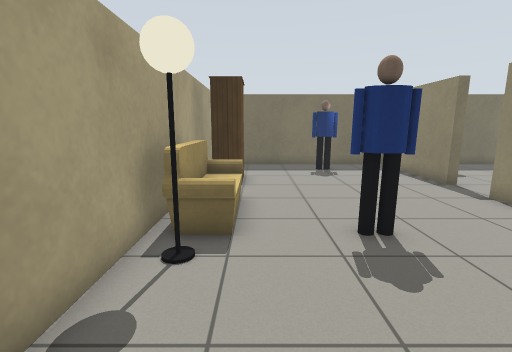
[1] (above)

16 first-person views from a walk through a Gazebo world. The camera is 1.1 m above the floor, tilts 10° down and sees 85° across. The floor is counted in squares, 0.5 m on a side. Each view is taken from the middle of a square. On the plan, view 1 faces up. The plan holds only what a view shows up to about 17 squares ahead; the rest is blank. Simple patterns stand in for the simulator's built-in surfaces. Some stock models are drawn as simple stand-ins.

[2]
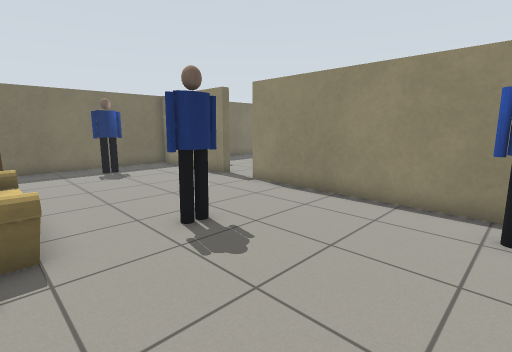

[3]
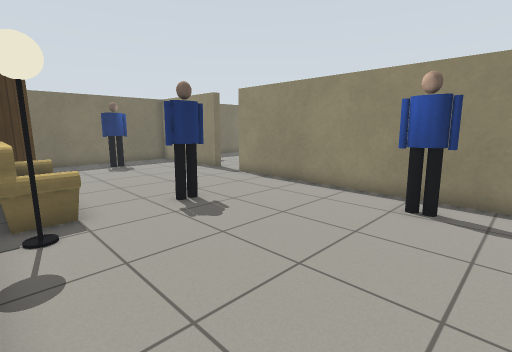

[4]
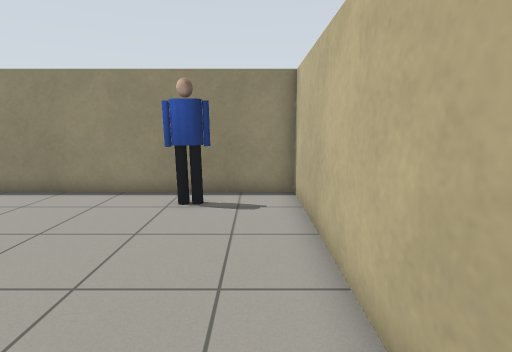

[5]
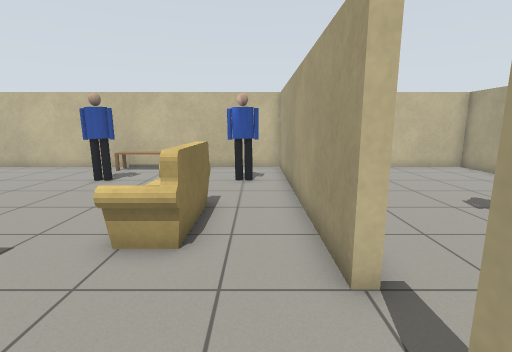

[6]
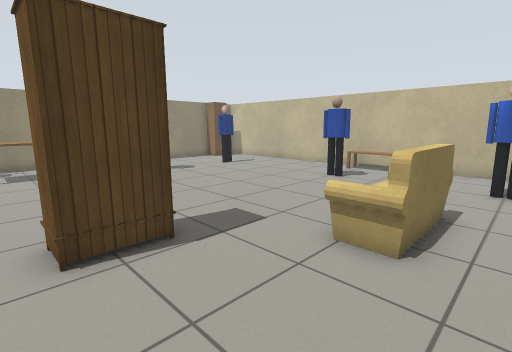

[7]
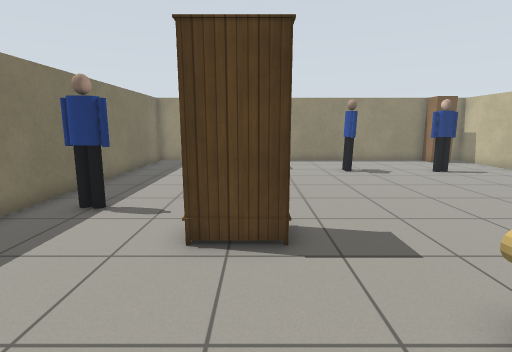

[8]
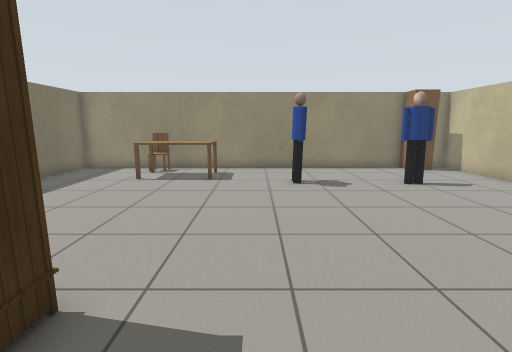

[9]
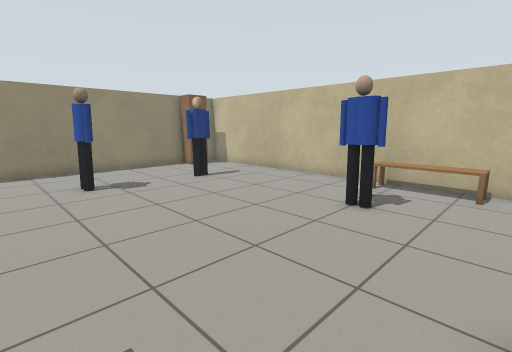

[10]
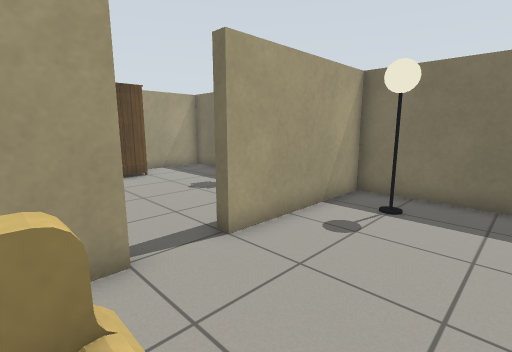

[11]
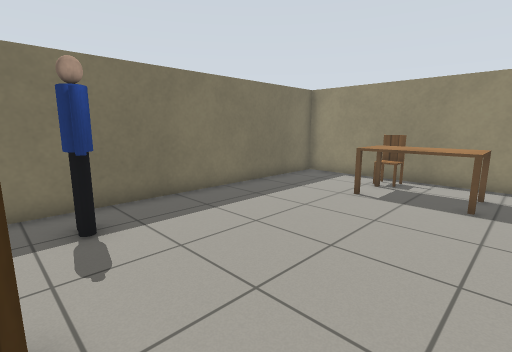

[12]
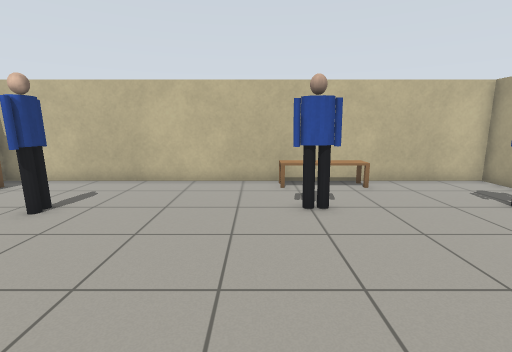

[13]
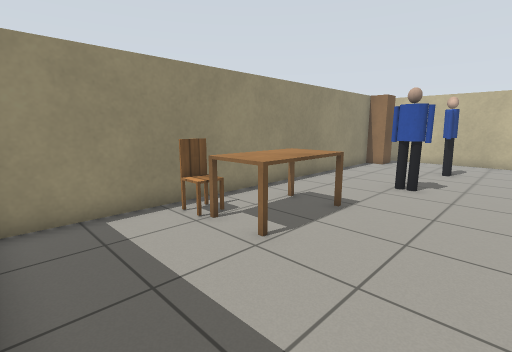

[14]
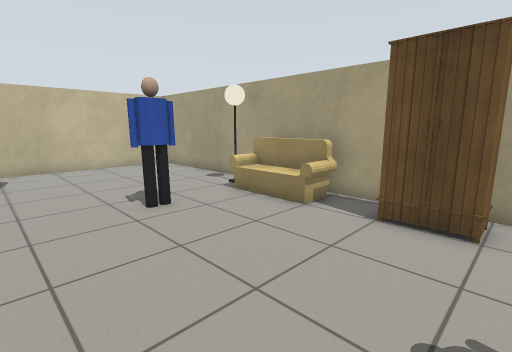

[15]
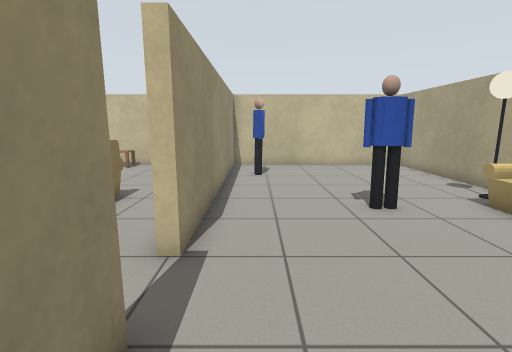

[16]
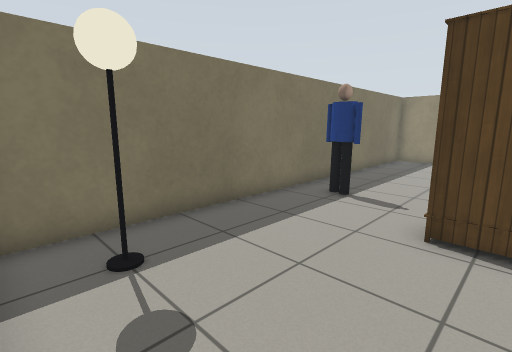

### Floor plan
Points are (right, up) in squares from view 1. A wall is a line through its corners. A room is listed if a view was taken in it or the views show most of it. See-through windows are left out.
Room 1 (views 1, 2, 3, 4, 14, 15)
walls: (-2.3, 5.6) (-2.3, -3.3) (7.3, -3.3) (7.3, 8.5); (7.7, 10.5) (7.3, 10.5) (7.3, 16.3) (-2.3, 16.3) (-2.3, 8.6)
ways out: opening at (7, 9.5) to room 2
objects: sofa (-2, 6) to (-1, 8); lamp (-1, 5); wardrobe (-1, 11) to (-1, 12); person (2, 5) to (3, 6); person (3, 14) to (4, 14); person (6, 0)
Room 2 (views 5, 6, 7, 8, 9, 10, 11, 12, 13, 16)
walls: (16.4, -3.3) (27.3, -3.3) (27.3, -2.8); (7.3, 8.5) (7.7, 8.5) (7.7, -3.3) (12.6, -3.3); (27.3, -0.2) (27.3, 16.3) (7.7, 16.3) (7.7, 10.5)
ways out: opening at (7, 9.5) to room 1
objects: person (9, 0) to (10, 1); lamp (9, 14) to (10, 15); sofa (11, 4) to (11, 7); bench (13, -3) to (16, -2); wardrobe (14, 10) to (15, 11); person (15, 1) to (16, 1); person (16, 14) to (17, 15); person (23, 0) to (23, 1); person (23, 5); kitchen table (24, 9) to (25, 12); chair (26, 12); wardrobe (27, -2) to (27, -1)

Where each view was taken, in squares from view 1:
view 1: 0 up, 0 right, facing up
view 2: 0 up, 1 left, facing up-right
view 3: 2 down, 2 left, facing up-right
view 4: 2 down, 2 left, facing right
view 5: 12 up, 9 right, facing down
view 6: 12 up, 9 right, facing down-right
view 7: 10 up, 9 right, facing right
view 8: 7 up, 12 right, facing right
view 9: 8 up, 12 right, facing down-right
view 10: 7 up, 12 right, facing up-left
view 11: 8 up, 15 right, facing up-right
view 12: 8 up, 17 right, facing down
view 13: 16 up, 20 right, facing down-right
view 14: 13 up, 6 right, facing down-left
view 15: 13 up, 6 right, facing down
view 16: 10 up, 8 right, facing up-right
